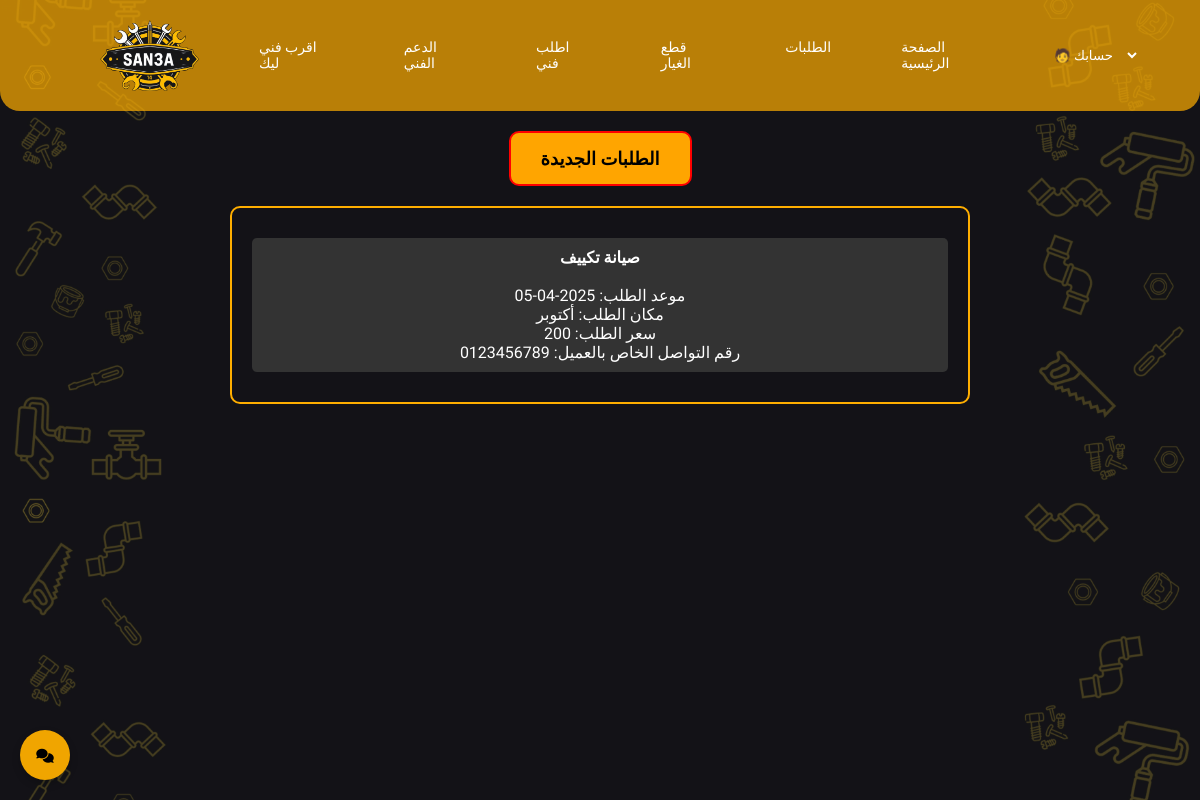
Page /Control.php (signed in) on the committed database.
### tables this page shows
CREATE TABLE `tech_orders` (
  `order_ID` int(50) NOT NULL,
  `order_title` varchar(100) NOT NULL,
  `order_date` date DEFAULT current_timestamp(),
  `order_location` varchar(50) NOT NULL,
  `order_price` int(50) NOT NULL DEFAULT 200,
  `user_id` int(11) DEFAULT NULL,
  `tech_id` int(50) NOT NULL,
  `user_phone` varchar(15) DEFAULT NULL
);

### Control.php (the view, shortened to what this page needs)
<?php
    include "DBconn/conn.php";
    $currentID = $_SESSION['ID'];
    $SelectOrdersQuery = "SELECT
                            tech_orders.order_title,
                            tech_orders.order_date,
                            tech_orders.order_location,
                            tech_orders.order_price,
                            tech_orders.user_phone
                        FROM tech_orders
                        JOIN technicians ON technicians.user_id = tech_orders.tech_id
                        WHERE tech_orders.tech_id = $currentID";
    $result=mysqli_query($conn,$SelectOrdersQuery);
?>
<!DOCTYPE html>
<html lang="en">
<head>
    <link rel="stylesheet" href="./style/Control.css">
    <link rel="stylesheet" href="https://cdnjs.cloudflare.com/ajax/libs/font-awesome/6.7.2/css/all.min.css"
 />
</head>
<body>
    <div class="dashboard">
        <div class="buttons">
            <button class="button active">الطلبات الجديدة</button>
        </div>
        <div class="requests">
            <?php
            if(mysqli_num_rows($result) > 0){
                    while($row = mysqli_fetch_assoc($result)){
                        echo '<div class="request-item">
                        <strong>' . $row['order_title'] . ' </strong>'.
                        ' <br><br> موعد الطلب: ' . $row['order_date'] .
                        ' <br> مكان الطلب: ' . $row['order_location'] .
                        ' <br> سعر الطلب: ' . $row['order_price'] .
                        ' <br> رقم التواصل الخاص بالعميل: ' . $row['user_phone'] .
                        '</div>';
                    }
                }
                else{
                    echo "<p class='error' style='color:red'>لا توجد طلبات في الوقت الحالي.</p>";
                }
                ?>
        </div>
    </div>
    <div class="chat-icon" id="chatIcon">
        <i class="fa-solid fa-comments fa-sm" style="color: #000000;"></i>
    </div>
</body>
</html>

### style/control.css (style rules this page uses)
body { background: url(../Resorces/background.jpg); font-family: "Tajawal", sans-serif; background-repeat: no-repeat; background-position: absolute; background-size: cover; height:100vh; margin: 0px; }
.header { display: flex; justify-content: space-between; align-items: center; padding: 20px 60px; background-color: rgba(255, 174, 0, 0.7); border-radius: 0 0 20px 20px; }
.logo { width: 99px; padding: 0px 40px; }
.link { display: flex; gap: 30px; font-size: 14px; }
.link a { text-decoration: none; padding: 4px 20px; color: #fff; }
.dashboard { padding: 20px; text-align: center; }
.buttons { display: flex; justify-content: center; gap: 20px; margin-bottom: 20px; }
.button { background-color: #ffa500; border: none; padding: 15px 30px; border-radius: 10px; cursor: pointer; font-size: 18px; font-weight: bold; font-family: "Tajawal", sans-serif; }
.active { border: 2px solid rgb(255, 0, 0); }
.requests { border: 2px solid #ffae00; padding: 20px; border-radius: 10px; width: 60%; margin: auto; color: white; }
.request-item { background-color: #333; padding: 10px; margin: 10px 0; border-radius: 5px; }
.chat-icon { position: fixed; bottom: 20px; left: 20px; width: 50px; height: 50px; background-color: #f0a500; border-radius: 50%; display: flex; justify-content: center; align-items: center; cursor: pointer; box-shadow: 0 4px 8px rgba(0, 0, 0, 0.2); }
.manage { font-family: "Tajawal", sans-serif; background: none; border: none; color: white; }
option { background-color: rgb(212, 138, 0); text-align: center; border-radius: 30px; }

### rows in the picture
tech_orders: order_title "صيانة تكييف", order_date "2025-04-05", order_location "أكتوبر", order_price "200", user_phone "0123456789"
